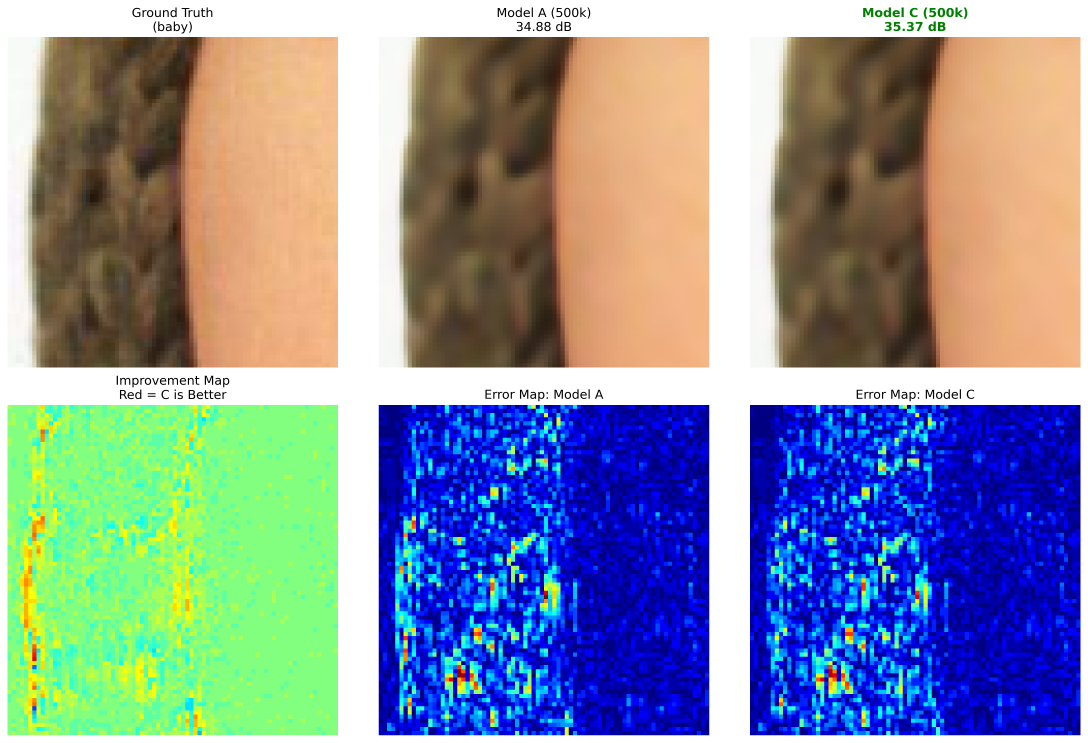
#> input picture figs/final_evidence_baby.png, 4351 x 2971 px, given in place of baby.png, which was not available (shown at 1/4 size)
$ python plot_visuals.py
#> lines starting #> are read from the running program, lines starting #| are printed output that depends on the picture; pictures that were not available may be replaced by others from this repository, and a replacement may not be noted
import cv2
import numpy as np
import os
import matplotlib.pyplot as plt

# ==========================================
# CONFIGURATION: MARATHON BATCH HUNTER
# ==========================================
# 1. Ground Truth Path
dir_gt = r'testsets\Set5\HR'

# 2. Model A (Baseline - 500k)
dir_old = r'results\swinir_classical_sr_x4_model_A_500k' # (Assuming this is your folder name)

# 3. Model C (Ours - 500k)
dir_new = r'results\swinir_classical_sr_x4_model_C_500k' # (Assuming this is your folder name)

# The complete Set5 list
img_names = ['baby', 'bird', 'butterfly', 'head', 'woman']

# Output folder
os.makedirs('figs', exist_ok=True)

# Helper: Calculate Y-Channel PSNR
def get_y_psnr(img1, img2):
    img1_y = cv2.cvtColor(img1, cv2.COLOR_BGR2YCrCb)[:, :, 0]
    img2_y = cv2.cvtColor(img2, cv2.COLOR_BGR2YCrCb)[:, :, 0]
    mse = np.mean((img1_y.astype(np.float32) - img2_y.astype(np.float32)) ** 2)
    if mse == 0: return 100
    return 20 * np.log10(255.0 / np.sqrt(mse))

print("Starting FINAL Comparison (500k Models)...")

for img_name in img_names:
    print(f"Processing {img_name}...")

    # --- LOAD IMAGES ---
    # Note: Using the filenames from the TEST script, not the training logs
    p_gt = os.path.join(dir_gt, f"{img_name}.png")
    p_old = os.path.join(dir_old, f"{img_name}_SwinIR.png")
    p_new = os.path.join(dir_new, f"{img_name}_SwinIR.png")

    img_gt = cv2.imread(p_gt)
#> img_gt is the input picture: shape (2971, 4351, 3); mean B, G, R 158.4, 146.4, 136.3
    img_old = cv2.imread(p_old)
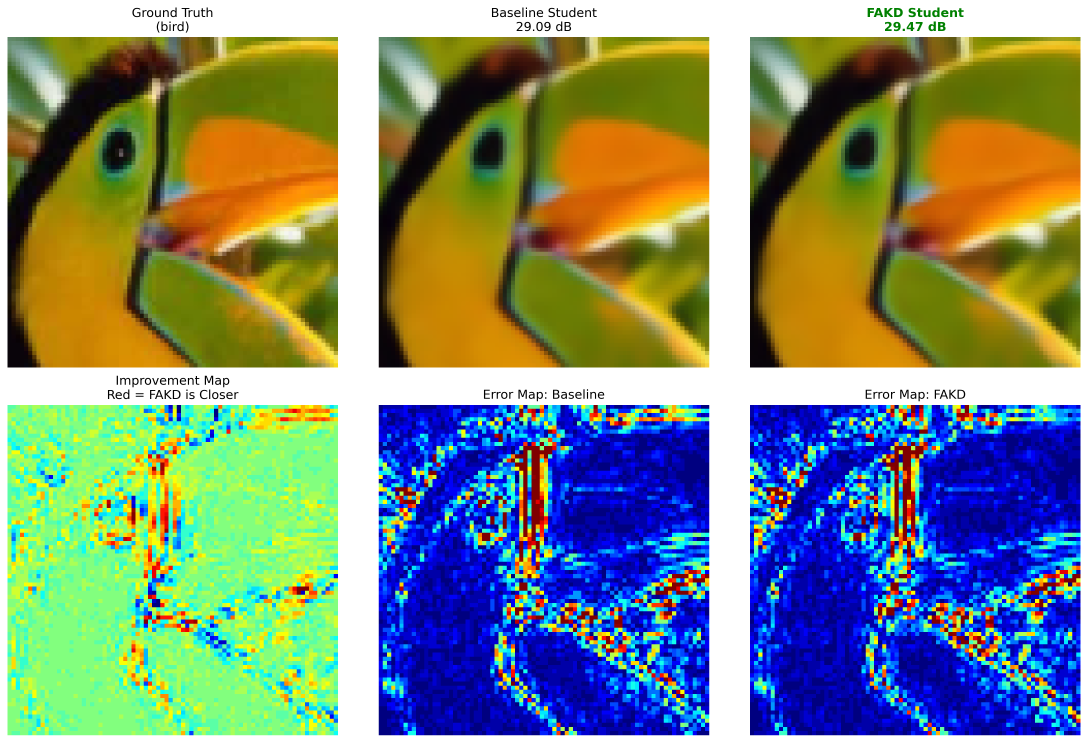
#> input picture figs/final_evidence_bird.png, 4351 x 2971 px, given in place of baby_SwinIR.png, which was not available (shown at 1/4 size)
#> img_old is the input picture: shape (2971, 4351, 3); mean B, G, R 122, 141.8, 128.1
    img_new = cv2.imread(p_new)

    if img_gt is None or img_old is None or img_new is None:
        print(f"  -> Skipping {img_name}: Image not found. Check paths.")
        continue

    # --- CALCULATE & FIND BEST PATCH ---
    gray_gt = cv2.cvtColor(img_gt, cv2.COLOR_BGR2GRAY).astype(np.float32)
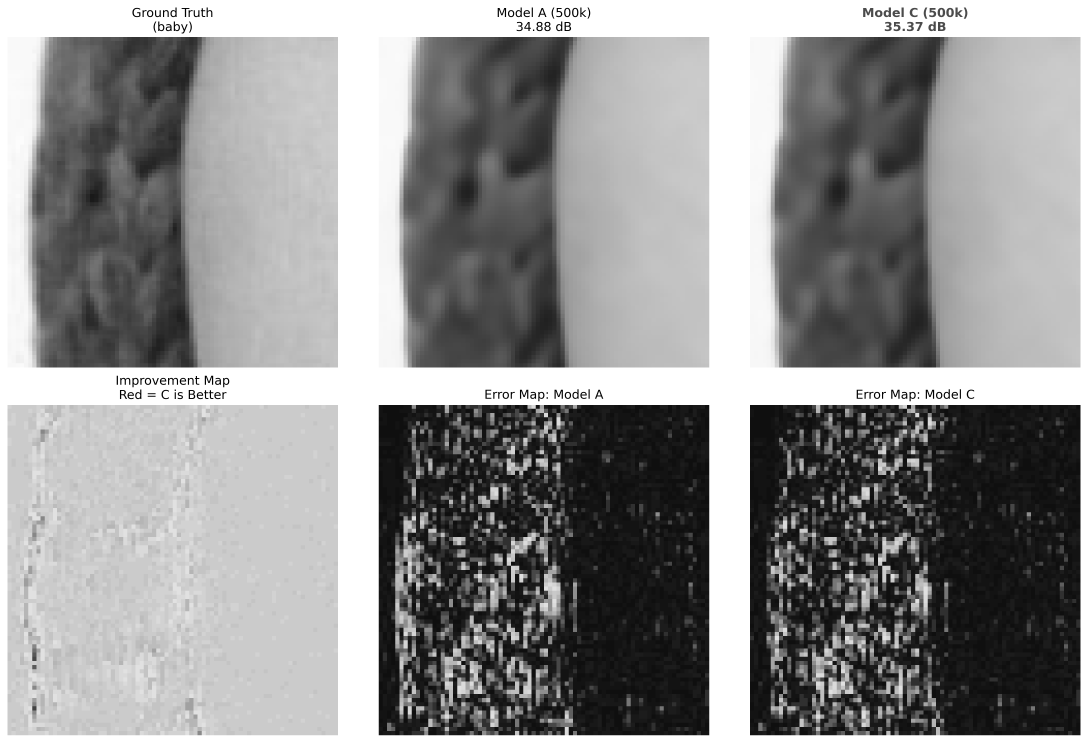
#> gray_gt: shape (2971, 4351) float32 (shown at 1/4 size); min 0, max 255, mean 144.7
    gray_old = cv2.cvtColor(img_old, cv2.COLOR_BGR2GRAY).astype(np.float32)
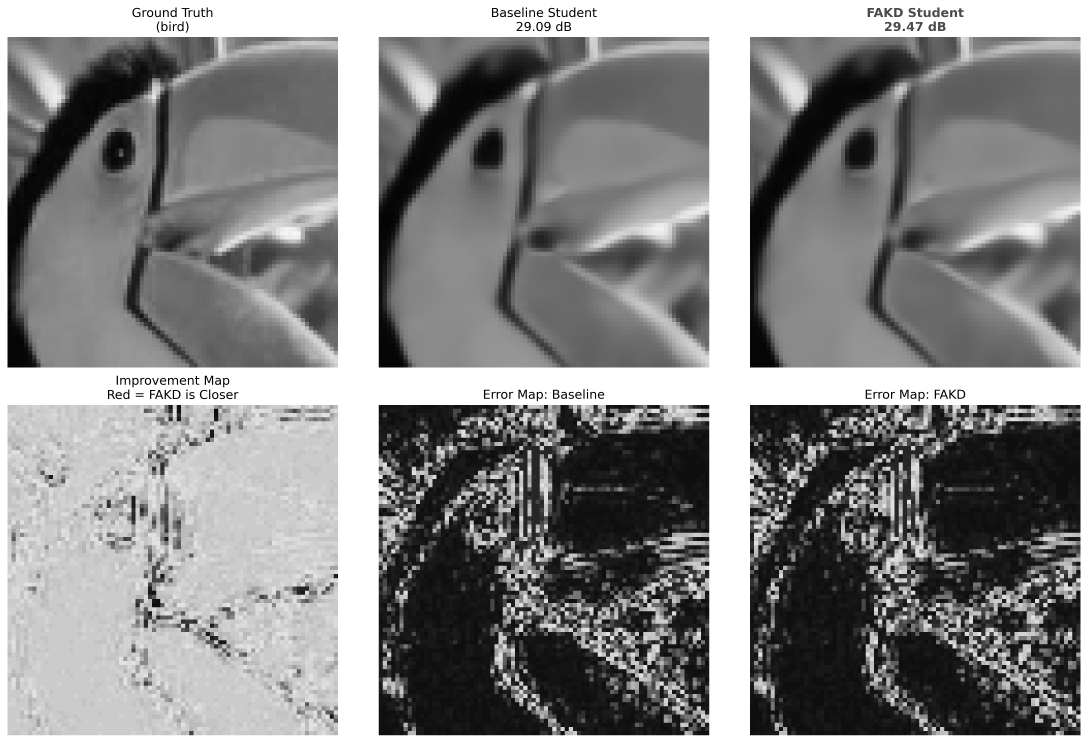
#> gray_old: shape (2971, 4351) float32 (shown at 1/4 size); min 0, max 255, mean 135.4
    gray_new = cv2.cvtColor(img_new, cv2.COLOR_BGR2GRAY).astype(np.float32)

    abs_diff_old = cv2.absdiff(gray_gt, gray_old)
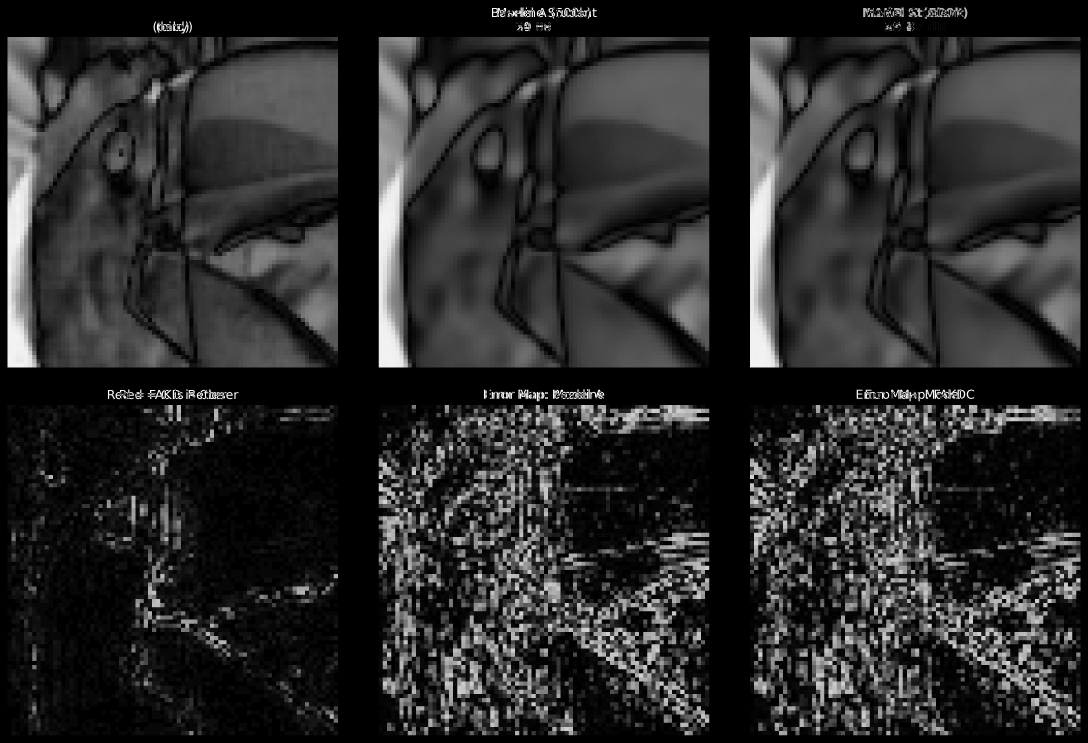
#> abs_diff_old: shape (2971, 4351) float32 (shown at 1/4 size); min 0, max 255, mean 43.1
    abs_diff_new = cv2.absdiff(gray_gt, gray_new)
    improvement_map = abs_diff_old - abs_diff_new
#> improvement_map: shape (2971, 4351) float32; every value is 0

    patch_size = 80
    best_score = -999999
    best_y, best_x = 0, 0

    h, w = gray_gt.shape
#> h = 2971; w = 4351
    for y in range(0, h - patch_size, 10):
        for x in range(0, w - patch_size, 10):
            score = np.sum(improvement_map[y:y+patch_size, x:x+patch_size])
            if score > best_score:
                best_score = score
                best_y, best_x = y, x
#> after the loop, best_score = 0; best_x = 0; best_y = 0

    # --- EXTRACT CROPS & VISUALIZE ---
    y, x = best_y, best_x
#> y = 0; x = 0
    crop_gt = img_gt[y:y+patch_size, x:x+patch_size]
#> crop_gt: shape (80, 80, 3); every value is 255
    crop_old = img_old[y:y+patch_size, x:x+patch_size]
    crop_new = img_new[y:y+patch_size, x:x+patch_size]

    crop_err_old = abs_diff_old[y:y+patch_size, x:x+patch_size]
#> crop_err_old: shape (80, 80) float32; every value is 0
    crop_err_new = abs_diff_new[y:y+patch_size, x:x+patch_size]
    crop_imp = improvement_map[y:y+patch_size, x:x+patch_size]

    psnr_old = get_y_psnr(crop_gt, crop_old)
#> in get_y_psnr, `img1_y = cv2.cvtColor(img1, cv2.COLOR_BGR2YCrCb)[:, :, 0]`: img1_y: shape (80, 80); every value is 255
#> psnr_old = 100
    psnr_new = get_y_psnr(crop_gt, crop_new)
#> psnr_new = 100
    gain = psnr_new - psnr_old
#> gain = 0

    amp = 10
    vis_err_old = cv2.applyColorMap(np.clip(crop_err_old * amp, 0, 255).astype(np.uint8), cv2.COLORMAP_JET)
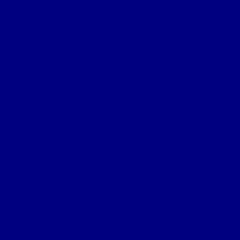
#> vis_err_old: shape (80, 80, 3) (shown 3 times larger); mean B, G, R 128, 0, 0
    vis_err_new = cv2.applyColorMap(np.clip(crop_err_new * amp, 0, 255).astype(np.uint8), cv2.COLORMAP_JET)
    vis_imp = np.clip(crop_imp * 10 + 128, 0, 255).astype(np.uint8)
#> vis_imp: shape (80, 80); every value is 128
    vis_imp = cv2.applyColorMap(vis_imp, cv2.COLORMAP_JET)
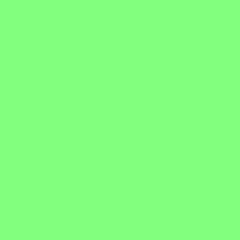
#> vis_imp: shape (80, 80, 3) (shown 3 times larger); mean B, G, R 126, 255, 130

    # Convert to RGB
    crop_gt, crop_old, crop_new = [cv2.cvtColor(i, cv2.COLOR_BGR2RGB) for i in [crop_gt, crop_old, crop_new]]
    vis_err_old, vis_err_new, vis_imp = [cv2.cvtColor(i, cv2.COLOR_BGR2RGB) for i in [vis_err_old, vis_err_new, vis_imp]]

    # --- PLOT ---
    fig, axs = plt.subplots(2, 3, figsize=(15, 10))
    axs[0, 0].imshow(crop_gt); axs[0, 0].set_title(f"Ground Truth\n({img_name})"); axs[0, 0].axis('off')
    axs[0, 1].imshow(crop_old); axs[0, 1].set_title(f"Model A (500k)\n{psnr_old:.2f} dB"); axs[0, 1].axis('off')
    axs[0, 2].imshow(crop_new); axs[0, 2].set_title(f"Model C (500k)\n{psnr_new:.2f} dB", color='green', fontweight='bold'); axs[0, 2].axis('off')
    axs[1, 0].imshow(vis_imp); axs[1, 0].set_title(f"Improvement Map\nRed = C is Better"); axs[1, 0].axis('off')
    axs[1, 1].imshow(vis_err_old); axs[1, 1].set_title(f"Error Map: Model A"); axs[1, 1].axis('off')
    axs[1, 2].imshow(vis_err_new); axs[1, 2].set_title(f"Error Map: Model C"); axs[1, 2].axis('off')

    plt.tight_layout()
    save_path = f'figs/final_evidence_{img_name}.png'
    plt.savefig(save_path, dpi=300, bbox_inches='tight')
    plt.close()
    print(f"  -> Saved {save_path} (Patch Gain: {gain:+.2f} dB)")
#|   -> Saved figs/final_evidence_baby.png (Patch Gain: +0.00 dB)

print("Done.")
